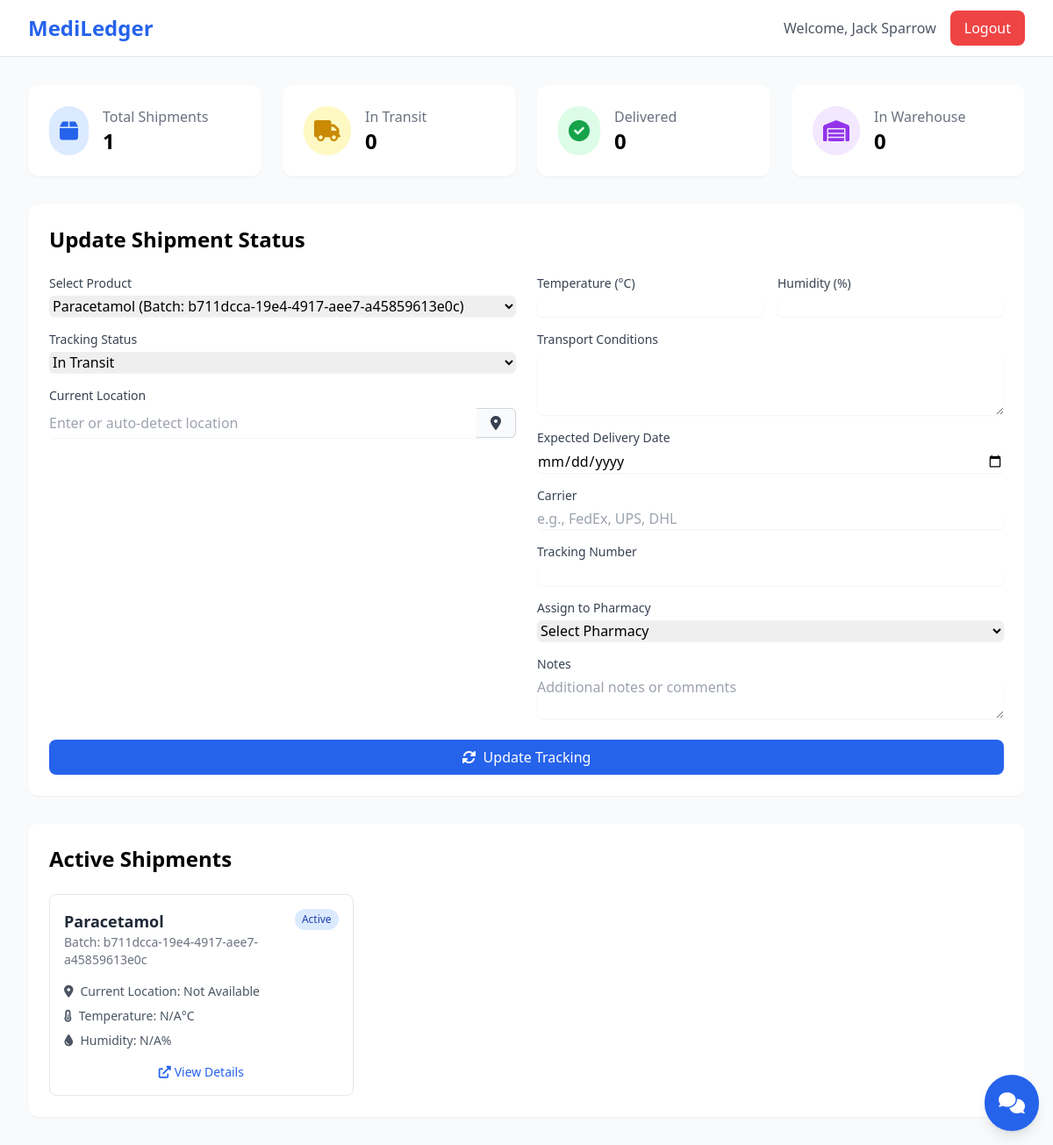
/distributor (signed in), run on the app's committed database.
### app.py (models this page shows)
class User(db.Model, UserMixin):
    id = db.Column(db.Integer, primary_key=True)
    username = db.Column(db.String(80), unique=True, nullable=False)
    email = db.Column(db.String(120), unique=True, nullable=False)
    password = db.Column(db.String(200), nullable=False)
    role = db.Column(db.String(20), nullable=False)
    company_name = db.Column(db.String(100))
    address = db.Column(db.String(200))
    phone = db.Column(db.String(20))
    created_at = db.Column(db.DateTime, default=datetime.utcnow)
    last_login = db.Column(db.DateTime)

class Product(db.Model):
    id = db.Column(db.Integer, primary_key=True)
    name = db.Column(db.String(100), nullable=False)
    batch_id = db.Column(db.String(50), unique=True, nullable=False)
    qr_code_path = db.Column(db.String(200), nullable=False)
    manufacturer_id = db.Column(db.Integer, db.ForeignKey('user.id'), nullable=False)
    product_id = db.Column(db.String(50), unique=True, nullable=False)
    description = db.Column(db.Text, nullable=True)
    medicine_type = db.Column(db.String(50), nullable=False)
    distributor_id = db.Column(db.Integer, db.ForeignKey('user.id'), nullable=True)
    medicine_form = db.Column(db.String(50), nullable=False)
    expiration_date = db.Column(db.Date, nullable=False)
    manufacturing_date = db.Column(db.Date, nullable=False)
    dosage = db.Column(db.String(100), nullable=True)
    side_effects = db.Column(db.Text, nullable=True)
    storage_conditions = db.Column(db.String(200))
    price = db.Column(db.Float)
    quantity = db.Column(db.Integer, default=0)
    reorder_level = db.Column(db.Integer, default=10)
    created_at = db.Column(db.DateTime, default=datetime.utcnow)
    status = db.Column(db.String(50), default='Active')

### app.py (the view, shortened to what this page needs)
@app.route('/distributor', methods=['GET', 'POST'])
@login_required
def distributor():
    if current_user.role != 'distributor':
        abort(403)
    pharmacies = User.query.filter_by(role='pharmacy').all()
    products = Product.query.filter_by(distributor_id=current_user.id).all()
    tracking_history = TransportTracking.query.all()
    total_shipments = len(tracking_history)
    in_transit = len([t for t in tracking_history if t.tracking_status == 'In Transit'])
    delivered = len([t for t in tracking_history if t.tracking_status == 'Delivered'])
    delayed = len([t for t in tracking_history if t.expected_delivery_date and t.expected_delivery_date < date.today()])
    return render_template(
        'distributor.html',
        products=products,
        pharmacies=pharmacies,  # Pass pharmacies to template
        tracking_history=tracking_history,
        analytics={
            'total_shipments': total_shipments,
            'in_transit': in_transit,
            'delivered': delivered,
            'delayed': delayed
        }
    )

### app.py (called while the page is built)
@login_manager.user_loader
def load_user(user_id):
    return User.query.get(int(user_id))

### templates/distributor.html (shortened to what this page needs)
<!DOCTYPE html>
<html lang="en">
<head>
    <script src="https://cdn.tailwindcss.com"></script>
    <link href="https://cdnjs.cloudflare.com/ajax/libs/font-awesome/6.0.0-beta3/css/all.min.css" rel="stylesheet">
</head>
<body class="bg-gray-50">
    <nav class="bg-white border-b">
        <div class="max-w-7xl mx-auto px-4 sm:px-6 lg:px-8">
            <div class="flex justify-between h-16">
                <div class="flex items-center">
                    <span class="text-2xl font-bold text-blue-600">MediLedger</span>
                </div>
                <div class="flex items-center space-x-4">
                    <span class="text-gray-600">Welcome, {{ current_user.username }}</span>
                    <a href="{{ url_for('logout') }}"
                       class="bg-red-500 text-white px-4 py-2 rounded-lg hover:bg-red-600 transition-colors">
                        Logout
                    </a>
                </div>
            </div>
        </div>
    </nav>
    <div class="max-w-7xl mx-auto px-4 sm:px-6 lg:px-8 py-8">
        <div class="grid grid-cols-1 md:grid-cols-4 gap-6 mb-8">
            <div class="bg-white rounded-xl shadow-sm p-6">
                <div class="flex items-center">
                    <div class="p-3 rounded-full bg-blue-100 text-blue-600">
                        <i class="fas fa-box text-2xl"></i>
                    </div>
                    <div class="ml-4">
                        <p class="text-gray-500">Total Shipments</p>
                        <h3 class="text-2xl font-bold">{{ products|length }}</h3>
                    </div>
                </div>
            </div>
            <div class="bg-white rounded-xl shadow-sm p-6">
                <div class="flex items-center">
                    <div class="p-3 rounded-full bg-yellow-100 text-yellow-600">
                        <i class="fas fa-truck text-2xl"></i>
                    </div>
                    <div class="ml-4">
                        <p class="text-gray-500">In Transit</p>
                        <h3 class="text-2xl font-bold">{{ products|selectattr('status', 'equalto', 'In Transit')|list|length }}</h3>
                    </div>
                </div>
            </div>
            <div class="bg-white rounded-xl shadow-sm p-6">
                <div class="flex items-center">
                    <div class="p-3 rounded-full bg-green-100 text-green-600">
                        <i class="fas fa-check-circle text-2xl"></i>
                    </div>
                    <div class="ml-4">
                        <p class="text-gray-500">Delivered</p>
                        <h3 class="text-2xl font-bold">{{ products|selectattr('status', 'equalto', 'Delivered')|list|length }}</h3>
                    </div>
                </div>
            </div>
            <div class="bg-white rounded-xl shadow-sm p-6">
                <div class="flex items-center">
                    <div class="p-3 rounded-full bg-purple-100 text-purple-600">
                        <i class="fas fa-warehouse text-2xl"></i>
                    </div>
                    <div class="ml-4">
                        <p class="text-gray-500">In Warehouse</p>
                        <h3 class="text-2xl font-bold">{{ products|selectattr('status', 'equalto', 'Warehouse')|list|length }}</h3>
                    </div>
                </div>
            </div>
        </div>
        <div class="bg-white rounded-xl shadow-sm p-6 mb-8">
            <h2 class="text-2xl font-bold mb-6">Update Shipment Status</h2>
            <form id="trackingForm" method="POST" class="grid grid-cols-1 md:grid-cols-2 gap-6">
                <div class="space-y-4">
                    <div>
                        <label class="block text-sm font-medium text-gray-700">Select Product</label>
                        <select name="product_id" required
                                class="mt-1 block w-full rounded-md border-gray-300 shadow-sm focus:border-blue-500 focus:ring-blue-500">
                            {% for product in products %}
                            <option value="{{ product.id }}">
                                {{ product.name }} (Batch: {{ product.batch_id }})
                            </option>
                            {% endfor %}
                        </select>
                    </div>
                    <div>
                        <label class="block text-sm font-medium text-gray-700">Tracking Status</label>
                        <select name="tracking_status" required
                                class="mt-1 block w-full rounded-md border-gray-300 shadow-sm focus:border-blue-500 focus:ring-blue-500">
                            <option value="In Transit">In Transit</option>
                        </select>
                    </div>
                    <div>
                        <label class="block text-sm font-medium text-gray-700">Current Location</label>
                        <div class="mt-1 flex rounded-md shadow-sm">
                            <input type="text" id="currentLocation" name="current_location" required
                                   class="flex-1 rounded-l-md border-gray-300 focus:border-blue-500 focus:ring-blue-500"
                                   placeholder="Enter or auto-detect location">
                            <button type="button" id="geolocateBtn"
                                    class="inline-flex items-center px-4 py-2 border border-l-0 border-gray-300 rounded-r-md
                                           bg-gray-50 text-gray-700 hover:bg-gray-100">
                                <i class="fas fa-location-dot"></i>
                            </button>
                        </div>
                    </div>
                </div>
                <div class="space-y-4">
                    <div class="grid grid-cols-2 gap-4">
                        <div>
                            <label class="block text-sm font-medium text-gray-700">Temperature (°C)</label>
                            <input type="number" step="0.1" name="temperature"
                                   class="mt-1 block w-full rounded-md border-gray-300 shadow-sm focus:border-blue-500 focus:ring-blue-500">
                        </div>
                        <div>
                            <label class="block text-sm font-medium text-gray-700">Humidity (%)</label>
                            <input type="number" step="0.1" name="humidity"
                                   class="mt-1 block w-full rounded-md border-gray-300 shadow-sm focus:border-blue-500 focus:ring-blue-500">
                        </div>
                    </div>
                    <div>
                        <label class="block text-sm font-medium text-gray-700">Transport Conditions</label>
                        <textarea name="transport_conditions" rows="3"
                                  class="mt-1 block w-full rounded-md border-gray-300 shadow-sm focus:border-blue-500 focus:ring-blue-500"></textarea>
                    </div>
                    <div>
                        <label class="block text-sm font-medium text-gray-700">Expected Delivery Date</label>
                        <input type="date" name="expected_delivery_date"
                               class="mt-1 block w-full rounded-md border-gray-300 shadow-sm focus:border-blue-500 focus:ring-blue-500">
                    </div>
                    <div>
                        <label class="block text-sm font-medium text-gray-700">Carrier</label>
                        <input type="text" name="carrier" placeholder="e.g., FedEx, UPS, DHL"
                               class="mt-1 block w-full rounded-md border-gray-300 shadow-sm focus:border-blue-500 focus:ring-blue-500">
                    </div>
                    <div>
                        <label class="block text-sm font-medium text-gray-700">Tracking Number</label>
                        <input type="text" name="tracking_number"
                               class="mt-1 block w-full rounded-md border-gray-300 shadow-sm focus:border-blue-500 focus:ring-blue-500">
                    </div>
                    <div>
                        <label class="block text-sm font-medium text-gray-700">Assign to Pharmacy</label>
                        <select name="pharmacy_id" required
                                class="mt-1 block w-full rounded-md border-gray-300 shadow-sm focus:border-blue-500 focus:ring-blue-500">
                            <option value="">Select Pharmacy</option>
                        </select>
                    </div>
                    <div>
                        <label class="block text-sm font-medium text-gray-700">Notes</label>
                        <textarea name="notes" rows="2" placeholder="Additional notes or comments"
                                  class="mt-1 block w-full rounded-md border-gray-300 shadow-sm focus:border-blue-500 focus:ring-blue-500"></textarea>
                    </div>
                </div>
                <div class="col-span-2">
                    <button type="submit"
                            class="w-full bg-blue-600 text-white py-2 px-4 rounded-lg hover:bg-blue-700 transition-colors">
                        <i class="fas fa-sync-alt mr-2"></i>Update Tracking
                    </button>
                </div>
            </form>
        </div>
        <div class="bg-white rounded-xl shadow-sm p-6">
            <h2 class="text-2xl font-bold mb-6">Active Shipments</h2>
            <div class="grid grid-cols-1 md:grid-cols-2 lg:grid-cols-3 gap-6">
                {% for product in products %}
                <div class="border rounded-lg p-4 hover:shadow-md transition-shadow">
                    <div class="flex justify-between items-start mb-4">
                        <div>
                            <h3 class="text-lg font-semibold text-gray-800">{{ product.name }}</h3>
                            <p class="text-sm text-gray-500">Batch: {{ product.batch_id }}</p>
                        </div>
                        <span class="px-2 py-1 text-xs rounded-full
                                   {{ 'bg-yellow-100 text-yellow-800' if product.status == 'In Transit'
                                   else 'bg-green-100 text-green-800' if product.status == 'Delivered'
                                   else 'bg-blue-100 text-blue-800' }}">
                            {{ product.status|default('Pending', true) }}
                        </span>
                    </div>
                    <div class="space-y-2 text-sm text-gray-600">
                        <p><i class="fas fa-map-marker-alt mr-2"></i>Current Location: {{ product.current_location|default('Not Available') }}</p>
                        <p><i class="fas fa-temperature-half mr-2"></i>Temperature: {{ product.temperature|default('N/A') }}°C</p>
                        <p><i class="fas fa-droplet mr-2"></i>Humidity: {{ product.humidity|default('N/A') }}%</p>
                    </div>
                    <div class="mt-4 flex justify-center">
                        <a href="{{ url_for('track_product', batch_id=product.batch_id) }}"
                           class="text-blue-600 hover:text-blue-800 text-sm">
                            <i class="fas fa-external-link-alt mr-1"></i>View Details
                        </a>
                    </div>
                </div>
                {% endfor %}
            </div>
        </div>
    </div>
    <div id="chat-widget" class="fixed bottom-4 right-4 z-50">
        <button id="chat-button"
                class="bg-blue-600 text-white rounded-full p-4 shadow-lg hover:bg-blue-700 transition-colors">
            <i class="fas fa-comments text-2xl"></i>
        </button>
    </div>
</body>
</html>

### templates/distributor.html (style rules this page uses)
#chat-widget { font-family: Arial, sans-serif; }

### data on the page
User: username "Jack Sparrow"
Product: name "Paracetamol", batch_id "b711dcca-19e4-4917-aee7-a45859613e0c", status "Active", current_location "Not Available", temperature "N/A", humidity "N/A"

### other printed values
{{ products|length }} "1"
{{ products|selectattr('status', 'equalto', 'In Transit')|list|length }} "0"
{{ products|selectattr('status', 'equalto', 'Delivered')|list|length }} "0"
{{ products|selectattr('status', 'equalto', 'Warehouse')|list|length }} "0"
form field product_id "Paracetamol (Batch: b711dcca-19e4-4917-aee7-a45859613e0c)"
